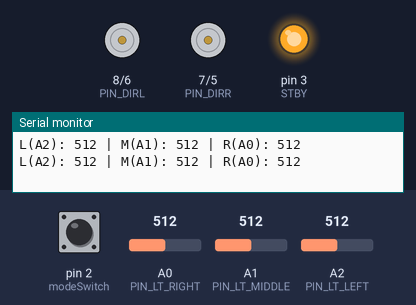
This sketch was run on a simulated Arduino Uno, built with avr-gcc and run on an emulated ATmega328P. Shown: direction and speed pins drawn as motors (green arrow = direction pin HIGH = forward, orange = LOW = backward, longer = more drive, stopped while the standby pin is LOW), output pins drawn as LEDs (lit = HIGH), the last lines printed to the serial monitor. The inputs (shaded band) are chosen by the test bench; at power-on: pin 2 (modeSwitch) HIGH, A0 (PIN_LT_RIGHT) = 512, A1 (PIN_LT_MIDDLE) = 512, A2 (PIN_LT_LEFT) = 512.

Above: at 1.8 s.
1.9 s: pin 2 (modeSwitch) pulled LOW for 1.2 s
At 3.8 s:
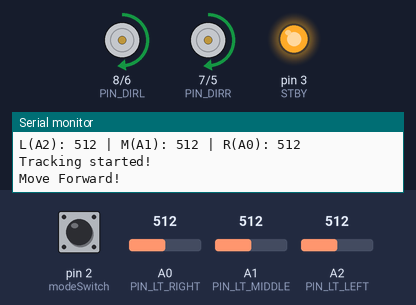
At 4.8 s:
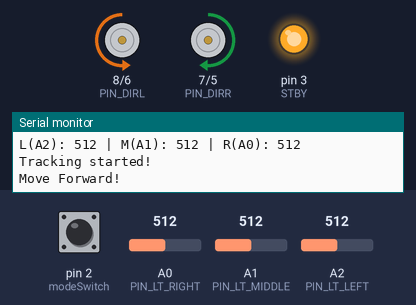
Timing chart, 0 to 13.2 s (numbered marks = the images above; inputs shaded):
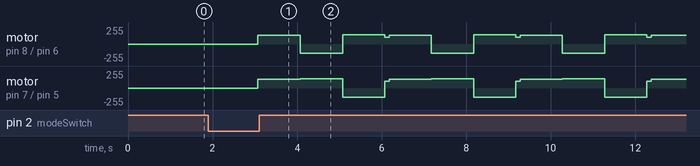

The sketch:

test-motors.ino
```cpp
/*
 * Elegoo Smart Robot Car V4.0 - ADC Line Follower with Built-in Start Button
 * File: Elegoo_V4_LineFollower.ino
 */

// --- Built-in Push Button (MODE button on V4 shield) ---
const int PIN_BUTTON = 2;

// --- Line Tracking Sensor ADC Pins ---
const int PIN_LT_RIGHT = A0;
const int PIN_LT_MIDDLE = A1;
const int PIN_LT_LEFT = A2;

// --- Motor Driver Pins (TB6612FNG on V4) ---
const int PIN_STBY = 3;  // Driver standby
const int PIN_PWMR = 5;  // Right motor PWM
const int PIN_PWML = 6;  // Left motor PWM
const int PIN_DIRR = 7;  // Right motor direction
const int PIN_DIRL = 8;  // Left motor direction

// define IO pin
#define PWMA 5  // Controls power to right motor
#define PWMB 6  // Controls power to left motor
#define AIN 7   // Controls direction of right motor, HIGH = FORWARD, LOW = REVERSE
#define BIN 8   // Controls direction of right motor, HIGH = FORWARD, LOW = REVERSE
#define STBY 3  // Place H-Bridge in standby if LOW, Run if HIGH

#define modeSwitch 2  // Mode Switch input


// define variables
int speedLeft = 0;   // holds the speed of left wheels
int speedRight = 0;  // holds the speed of right wheels

// --- Detection Threshold ---
// White surface: typically ~30 - 180
// Black line:    typically ~500 - 850
const int LINE_THRESHOLD = 600;

// Motor speeds (PWM 0-255)
const int SPEED_FORWARD = 130;
const int SPEED_TURN = 140;

// Function prototypes
void moveForward(int speed);
void turnLeft(int speed);
void turnRight(int speed);
void stopMotors();

void setup() {
  Serial.begin(9600);

  // Configure onboard MODE button
  pinMode(PIN_BUTTON, INPUT_PULLUP);

  // Motor pins
  pinMode(PIN_STBY, OUTPUT);
  pinMode(PIN_PWML, OUTPUT);
  pinMode(PIN_PWMR, OUTPUT);
  pinMode(PIN_DIRL, OUTPUT);
  pinMode(PIN_DIRR, OUTPUT);

  // Keep motors off at power-up
  stopMotors();
  digitalWrite(PIN_STBY, HIGH);

  Serial.println(F("Elegoo V4 Line Follower Ready"));
  Serial.println(F("Place car on the line and press the built-in MODE button (D2)..."));

  // Wait for button press (active LOW)
  while (digitalRead(PIN_BUTTON) == HIGH) {
    // Stream live ADC values so students can verify surface calibration
    int r = analogRead(PIN_LT_RIGHT);
    int m = analogRead(PIN_LT_MIDDLE);
    int l = analogRead(PIN_LT_LEFT);
    Serial.print("L(A2): ");
    Serial.print(l);
    Serial.print(" | M(A1): ");
    Serial.print(m);
    Serial.print(" | R(A0): ");
    Serial.println(r);
    delay(1000);
  }


  // motorTest();


  // 1-second delay so hands are clear before moving
  delay(1000);
  Serial.println(F("Tracking started!"));
}

void loop() {


  // 1. Move Forward

  Serial.println(F("Move Forward!"));
  moveForward(SPEED_FORWARD);
  delay(1000);


  // 2. spinleft

  spinLeft(SPEED_TURN);
  delay(1000);


  spinRight(SPEED_TURN);
  delay(1000);

  moveForward(100);
  delay(100);
}


void printLSValues(int valL, int valM, int valR, bool leftDetected, bool middleDetected, bool rightDetected) {

  Serial.print("L(A2): ");
  Serial.print(valL);
  Serial.print(" | M(A1): ");
  Serial.print(valM);
  Serial.print(" | R(A0): ");
  Serial.println(valR);
  Serial.print("L(A2): ");
  Serial.print(leftDetected);
  Serial.print(" | M(A1): ");
  Serial.print(middleDetected);
  Serial.print(" | R(A0): ");
  Serial.println(rightDetected);
  //delay(500);
}

// --- Motor Helpers ---

void moveForward(int speed) {
  digitalWrite(PIN_DIRL, HIGH);
  analogWrite(PIN_PWML, speed);

  digitalWrite(PIN_DIRR, HIGH);
  analogWrite(PIN_PWMR, speed);
}
void moveReverse(int speed) {
  // Left Motor Backward: DIR LOW
  digitalWrite(PIN_DIRL, LOW);
  analogWrite(PIN_PWML, speed);

  // Right Motor Backward: DIR LOW
  digitalWrite(PIN_DIRR, LOW);
  analogWrite(PIN_PWMR, speed);
}
void turnLeft(int outerSpeed, int innerSpeed) {
  // Left Motor (inside wheel): DIR HIGH
  digitalWrite(PIN_DIRL, HIGH);
  analogWrite(PIN_PWML, innerSpeed);

  // Right Motor (outside wheel): DIR HIGH
  digitalWrite(PIN_DIRR, HIGH);
  analogWrite(PIN_PWMR, outerSpeed);
}

void turnRight(int outerSpeed, int innerSpeed) {
  // Left Motor (outside wheel): DIR HIGH
  digitalWrite(PIN_DIRL, HIGH);
  analogWrite(PIN_PWML, outerSpeed);

  // Right Motor (inside wheel): DIR HIGH
  digitalWrite(PIN_DIRR, HIGH);
  analogWrite(PIN_PWMR, innerSpeed);
}

void turnLeft(int speed) {
  digitalWrite(PIN_DIRL, LOW);
  analogWrite(PIN_PWML, speed);

  digitalWrite(PIN_DIRR, HIGH);
  analogWrite(PIN_PWMR, speed);
}

void turnRight(int speed) {
  digitalWrite(PIN_DIRL, HIGH);
  analogWrite(PIN_PWML, speed);

  digitalWrite(PIN_DIRR, LOW);
  analogWrite(PIN_PWMR, speed);
}

void spinLeft(int speed) {
  // Left Motor Backward: DIR LOW
  digitalWrite(PIN_DIRL, LOW);
  analogWrite(PIN_PWML, speed);

  // Right Motor Forward: DIR HIGH
  digitalWrite(PIN_DIRR, HIGH);
  analogWrite(PIN_PWMR, speed);
}

void spinRight(int speed) {
  // Left Motor Forward: DIR HIGH
  digitalWrite(PIN_DIRL, HIGH);
  analogWrite(PIN_PWML, speed);

  // Right Motor Backward: DIR LOW
  digitalWrite(PIN_DIRR, LOW);
  analogWrite(PIN_PWMR, speed);
}

void stopMotors() {
  analogWrite(PIN_PWML, 0);
  analogWrite(PIN_PWMR, 0);
}

/*

This is a second set of functions to use

*/


void waitForStart() {

  Serial.println(F("Waiting for Switch"));
  while (digitalRead(modeSwitch) == 1)  // wait for mode switch to be pressed (go to 0)
    ;                                   // Do nothing
  delay(2000);                          // delay 2 seconds before starting
}


// Function stopTime - accepts the time in milliSeconds to go into standby for, returns nothing
void stopTime(int mS) {
  digitalWrite(STBY, LOW);   // Go into standby
  delay(mS);                 //  Wait defined time
  digitalWrite(STBY, HIGH);  //  Come out of standby
}


void motorTest() {

  waitForStart();  // Wait for mode button to be pressed

  moveForward(100);
  delay(1000);
  moveReverse(100);
  delay(1000);

  turnLeft(200, 200);
  delay(1000);
  turnRight(200, 200);
  delay(1000);

  stopMotors();
  delay(1000);  // stop for 1 second
  spinRight(100);
  delay(2000);  // spin to right 3 second
  spinLeft(100);
  delay(2000);  // spin to left 2 seconds
  stopMotors();
}
```
